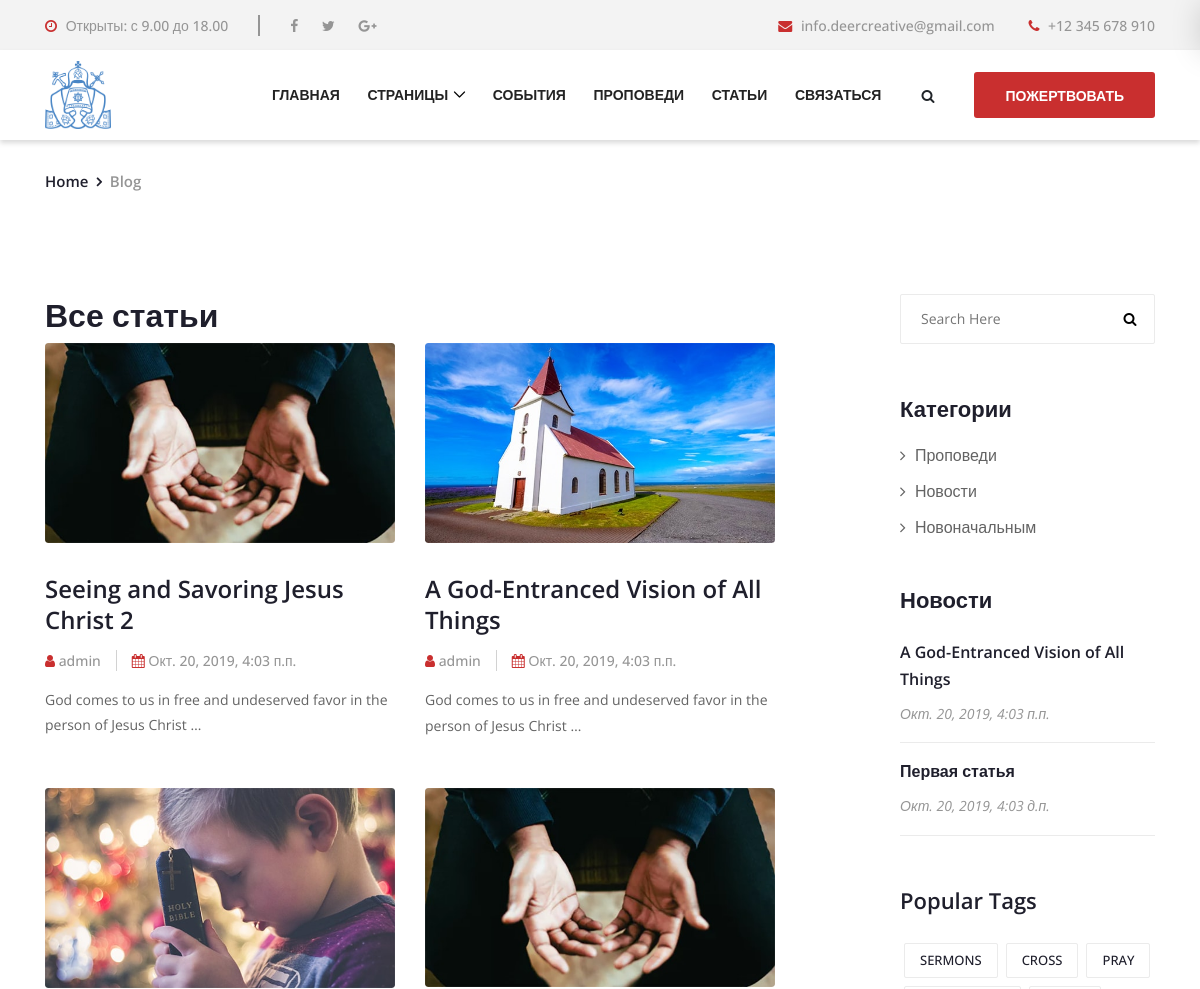
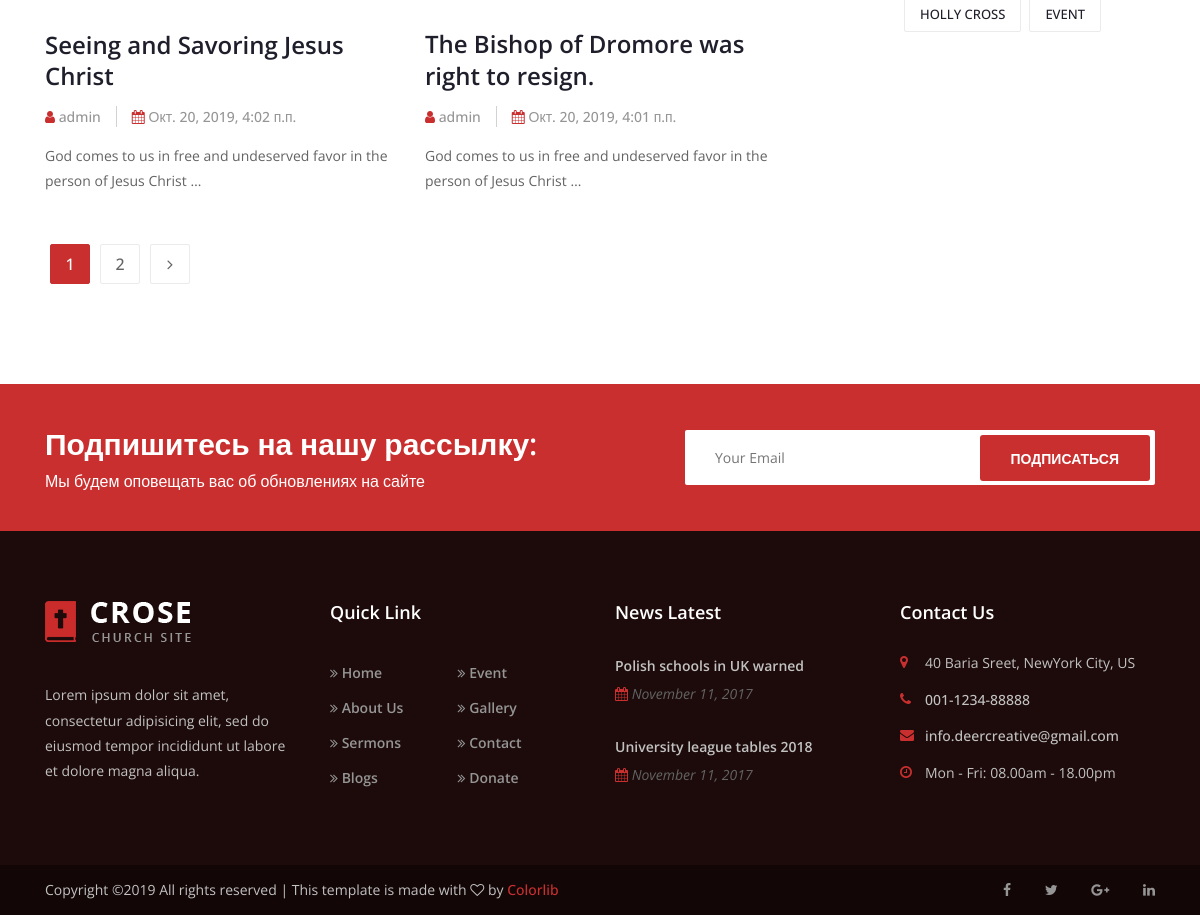
Screenshot of /blog/ with the database file from the repository (2 pictures, top to bottom).
### blog/models.py (models this page shows, shortened)
class Post(models.Model):
    STATUS_CHOICES = (
        ('draft', 'Черновик'),
        ('published', 'Опубликовано'),
    )
    title = models.CharField(max_length=455, db_index=True)
    slug = models.SlugField(max_length=455, unique_for_date='publish')
    img = models.ImageField(upload_to='post_images', null=True, blank=True)
    body = models.TextField(db_index=True)
    publish = models.DateTimeField(default=timezone.now)
    created = models.DateTimeField(auto_now_add=True)
    updated = models.DateTimeField(auto_now=True)
    status = models.CharField(max_length=20, choices=STATUS_CHOICES, default='draft')
    author = models.ForeignKey(User, on_delete=models.PROTECT, related_name='blog_posts')
    tag = TaggableManager(blank=True)
    category = models.ForeignKey(Category, on_delete=models.PROTECT, related_name='posts', blank=True, null=True)
    objects = models.Manager()
    published = PublishedManager()
    class Meta:
        ordering = ('-publish',)
    def get_absolute_url(self):
        return reverse('blog:post_detail', args=[self.publish.year,
                                                 self.publish.month, self.publish.day, self.slug])

class Category(models.Model):
    title = models.CharField(max_length=255, unique=True)
    slug = models.SlugField(max_length=255, unique=True)
    description = models.TextField(null=True, blank=True)
    class Meta:
        ordering = ('-title',)

### blog/views.py (the view)
# urls.py: path('', views.PostListView.as_view(), name='post_list'),
class PostListView(ListView):
    model = Post
    template_name = 'blog/post_list.html'
    paginate_by = 4
    def get_context_data(self, **kwargs):
        context = super().get_context_data(**kwargs)
        categories = [cat for cat in Category.objects.all() if cat.posts.exists()]
        context['categories'] = categories
        news = Category.objects.get(slug='novosti').posts.all()[:3]
        context['news'] = news
        return context

### templates/blog/post_list.html
{% extends 'layout/base.html' %}
{% load static %}
{% block content %}
<div class="breadcrumb-area">
    <div class="container">
        <div class="row">
            <div class="col-12">
                <nav aria-label="breadcrumb">
                    <ol class="breadcrumb">
                        <li class="breadcrumb-item"><a href="#">Home</a></li>
                        <li class="breadcrumb-item active" aria-current="page">Blog</li>
                    </ol>
                </nav>
            </div>
        </div>
    </div>
</div>
<div class="blog-area section-padding-100">
    <div class="container">
        <div class="row justify-content-between">
            <div class="col-12 col-lg-8">
                <h2>Все статьи</h2>
                <div class="row">
                    {% for post in post_list %}
                        <div class="col-12 col-md-6">
                            <div class="single-blog-post mb-50">
                                <div class="post-thumbnail">
                                    <a href="{{ post.get_absolute_url }}"><img src="{{ post.img.url }}" alt=""></a>
                                </div>
                                <div class="post-content">
                                    <a href="{{ post.get_absolute_url }}" class="post-title">
                                        <h4>{{ post.title }}</h4>
                                    </a>
                                    <div class="post-meta d-flex">
                                        <a href="#"><i class="fa fa-user" aria-hidden="true"></i> {{ post.author }}</a>
                                        <a href="#"><i class="fa fa-calendar" aria-hidden="true"></i> {{ post.publish }}</a>
                                    </div>
                                    <p class="post-excerpt">{{ post.body|truncatewords:15|linebreaks }}</p>
                                </div>
                            </div>
                        </div>
                    {% endfor %}
                </div>
                {% include 'layout/pagination.html' %}
            </div>
            {% include 'blog/blog_sidebar.html' %}
        </div>
    </div>
</div>
{% endblock %}

### templates/layout/base.html (shortened to what this page needs)
{% load static %}
<!DOCTYPE html>
<html lang="en">
<head>
    <link rel="stylesheet" href="{% static 'style.css' %}">
</head>
<body>
    {% include 'layout/header.html' %}
    {% block content %}
    {% endblock %}
    {% include 'layout/footer.html' %}
</body>
</html>

### templates/layout/header.html (shortened to what this page needs)
    <header class="header-area">
        <div class="top-header">
            <div class="container">
                <div class="row">
                    <div class="col-12">
                        <div class="top-header-content d-flex flex-wrap align-items-center justify-content-between">
                            <div class="top-header-meta d-flex flex-wrap">
                                <a href="#" class="open" data-toggle="tooltip" data-placement="bottom" title="10 Am to 6 PM"><i class="fa fa-clock-o" aria-hidden="true"></i> <span>Открыты: с 9.00 до 18.00</span></a>
                                <div class="top-social-info">
                                    <a href="#"><i class="fa fa-facebook" aria-hidden="true"></i></a>
                                    <a href="#"><i class="fa fa-twitter" aria-hidden="true"></i></a>
                                    <a href="#"><i class="fa fa-google-plus" aria-hidden="true"></i></a>
                                </div>
                            </div>
                            <div class="top-header-meta">
                                <a href="mailto:info.deercreative@gmail.com" class="email-address"><i class="fa fa-envelope" aria-hidden="true"></i> <span>info.deercreative@gmail.com</span></a>
                                <a href="#" class="phone"><i class="fa fa-phone" aria-hidden="true"></i> <span>+12 345 678 910</span></a>
                            </div>
                        </div>
                    </div>
                </div>
            </div>
        </div>
        <div class="crose-main-menu">
            <div class="classy-nav-container breakpoint-off">
                <div class="container">
                    <nav class="classy-navbar justify-content-between" id="croseNav">
                        <a href="index.html" class="nav-brand header-logo"><img src="/static/img/core-img/emblem.png" alt=""></a>
                        <div class="classy-menu">
                            <div class="classynav">
                                <ul>
                                    <li><a href="{% url 'home' %}">Главная</a></li>
                                    <li><a href="#">Страницы</a>
                                    </li>
                                    <li><a href="events.html">События</a></li>
                                    <li><a href="sermons.html">Проповеди</a></li>
                                    <li><a href="blog.html">Статьи</a></li>
                                    <li><a href="contact.html">Связаться</a></li>
                                </ul>
                                <div id="header-search"><i class="fa fa-search" aria-hidden="true"></i></div>
                                <a href="#" class="btn crose-btn header-btn">Пожертвовать</a>
                            </div>
                        </div>
                    </nav>
                </div>
            </div>
        </div>
    </header>

### templates/layout/pagination.html (shortened to what this page needs)
{% if is_paginated %}
<div class="pagination-area">
    <nav aria-label="Page navigation example">
        <ul class="pagination">
            {% for i in paginator.page_range %}
                {% if forloop.counter|add:4 > page_obj.number and forloop.counter < page_obj.number|add:4 %}
                    {% if page_obj.number == i %}
                        <li class="page-item active"><a class="page-link" href="#">{{ i }}</a></li>
                    {% else %}
                        <li class="page-item"><a class="page-link" href="?page={{ i }}">{{ i }}</a></li>
                    {% endif %}
                {% endif %}
            {% endfor %}
            {% if page_obj.has_next %}
                <li class="page-item"><a class="page-link" href="?page={{ page_obj.next_page_number }}"><i class="fa fa-angle-right"></i></a></li>
            {% endif %}
        </ul>
    </nav>
</div>
{% endif %}

### templates/blog/blog_sidebar.html
<div class="col-12 col-lg-3">
    <div class="post-sidebar-area">
        <div class="single-widget-area">
            <div class="search-form">
                <form action="#" method="get">
                    <input type="search" name="search" placeholder="Search Here">
                    <button type="submit"><i class="fa fa-search" aria-hidden="true"></i></button>
                </form>
            </div>
        </div>
        <div class="single-widget-area">
            <div class="widget-title">
                <h6>Категории</h6>
            </div>
            <ol class="crose-catagories">
                {% for category in categories %}
                    <li><a href="{% url 'blog:category' category.slug %}"><i class="fa fa-angle-right" aria-hidden="true"></i> {{ category.title }}</a></li>
                {% endfor %}
            </ol>
        </div>
        <div class="single-widget-area">
            <div class="widget-title">
                <h6>Новости</h6>
            </div>
            {% for new in news %}
            <div class="single-latest-post">
                <a href="#" class="post-title">
                    <h6>{{ new.title }}</h6>
                </a>
                <p class="post-date">{{ new.publish }}</p>
            </div>
            {% endfor %}
        </div>
        <div class="single-widget-area">
            <div class="widget-title">
                <h6>popular tags</h6>
            </div>
            <ol class="popular-tags d-flex flex-wrap">
                <li><a href="#">Sermons</a></li>
                <li><a href="#">Cross</a></li>
                <li><a href="#">Pray</a></li>
                <li><a href="#">Holly Cross</a></li>
                <li><a href="#">Event</a></li>
            </ol>
        </div>
    </div>
</div>

### templates/layout/footer.html
<section class="subscribe-area">
    <div class="container">
        <div class="row align-items-center">
            <div class="col-12 col-lg-6">
                <div class="subscribe-text">
                    <h3>Подпишитесь на нашу рассылку: </h3>
                    <h6>Мы будем оповещать вас об обновлениях на сайте</h6>
                </div>
            </div>
            <div class="col-12 col-lg-6">
                <div class="subscribe-form text-right">
                    <form action="#">
                        <input type="email" name="subscribe-email" id="subscribeEmail" placeholder="Your Email">
                        <button type="submit" class="btn crose-btn">подписаться</button>
                    </form>
                </div>
            </div>
        </div>
    </div>
</section>
<footer class="footer-area">
    <div class="main-footer-area">
        <div class="container">
            <div class="row">
                <div class="col-12 col-sm-6 col-lg-3">
                    <div class="single-footer-widget mb-70">
                        <a href="#" class="footer-logo"><img src="/static/img/core-img/logo2.png" alt=""></a>
                        <p>Lorem ipsum dolor sit amet, consectetur adipisicing elit, sed do eiusmod tempor incididunt ut labore et dolore magna aliqua.</p>
                    </div>
                </div>
                <div class="col-12 col-sm-6 col-lg-3">
                    <div class="single-footer-widget mb-70">
                        <h5 class="widget-title">Quick Link</h5>
                        <nav class="footer-menu">
                            <ul>
                                <li><a href="#"><i class="fa fa-angle-double-right" aria-hidden="true"></i> Home</a></li>
                                <li><a href="#"><i class="fa fa-angle-double-right" aria-hidden="true"></i> Event</a></li>
                                <li><a href="#"><i class="fa fa-angle-double-right" aria-hidden="true"></i> About Us</a></li>
                                <li><a href="#"><i class="fa fa-angle-double-right" aria-hidden="true"></i> Gallery</a></li>
                                <li><a href="#"><i class="fa fa-angle-double-right" aria-hidden="true"></i> Sermons</a></li>
                                <li><a href="#"><i class="fa fa-angle-double-right" aria-hidden="true"></i> Contact</a></li>
                                <li><a href="#"><i class="fa fa-angle-double-right" aria-hidden="true"></i> Blogs</a></li>
                                <li><a href="#"><i class="fa fa-angle-double-right" aria-hidden="true"></i> Donate</a></li>
                            </ul>
                        </nav>
                    </div>
                </div>
                <div class="col-12 col-sm-6 col-lg-3">
                    <div class="single-footer-widget mb-70">
                        <h5 class="widget-title">News Latest</h5>
                        <div class="single-latest-news">
                            <a href="#">Polish schools in UK warned</a>
                            <p><i class="fa fa-calendar" aria-hidden="true"></i> November 11, 2017</p>
                        </div>
                        <div class="single-latest-news">
                            <a href="#">University league tables 2018</a>
                            <p><i class="fa fa-calendar" aria-hidden="true"></i> November 11, 2017</p>
                        </div>
                    </div>
                </div>
                <div class="col-12 col-sm-6 col-lg-3">
                    <div class="single-footer-widget mb-70">
                        <h5 class="widget-title">Contact Us</h5>
                        <div class="contact-information">
                            <p><i class="fa fa-map-marker" aria-hidden="true"></i> 40 Baria Sreet, NewYork City, US</p>
                            <a href="callto:001-1234-88888"><i class="fa fa-phone" aria-hidden="true"></i> 001-1234-88888</a>
                            <a href="mailto:info.deercreative@gmail.com"><i class="fa fa-envelope" aria-hidden="true"></i> info.deercreative@gmail.com</a>
                            <p><i class="fa fa-clock-o" aria-hidden="true"></i> Mon - Fri: 08.00am - 18.00pm</p>
                        </div>
                    </div>
                </div>
            </div>
        </div>
    </div>
    <div class="copywrite-area">
        <div class="container h-100">
            <div class="row h-100 align-items-center flex-wrap">
                <div class="col-12 col-md-6">
                    <div class="copywrite-text">
                        <p>
Copyright &copy;<script>document.write(new Date().getFullYear());</script> All rights reserved | This template is made with <i class="fa fa-heart-o" aria-hidden="true"></i> by <a href="https://colorlib.com" target="_blank">Colorlib</a>
</p>
                    </div>
                </div>
                <div class="col-12 col-md-6">
                    <div class="footer-social-icon">
                        <a href="#"><i class="fa fa-facebook" aria-hidden="true"></i></a>
                        <a href="#"><i class="fa fa-twitter" aria-hidden="true"></i></a>
                        <a href="#"><i class="fa fa-google-plus" aria-hidden="true"></i></a>
                        <a href="#"><i class="fa fa-linkedin" aria-hidden="true"></i></a>
                    </div>
                </div>
            </div>
        </div>
    </div>
</footer>

### rows the page displays
Post: img (picture), title "Seeing and Savoring Jesus Christ 2", author "admin", publish "Окт. 20, 2019, 4:03 п.п.", body "God comes to us in free and undeserved favor in the person of Jesus Christ …"
Post: img (picture), title "A God-Entranced Vision of All Things", author "admin", publish "Окт. 20, 2019, 4:03 п.п.", body "God comes to us in free and undeserved favor in the person of Jesus Christ …"
Post: img (picture), title "Seeing and Savoring Jesus Christ", author "admin", publish "Окт. 20, 2019, 4:02 п.п.", body "God comes to us in free and undeserved favor in the person of Jesus Christ …"
Post: img (picture), title "The Bishop of Dromore was right to resign.", author "admin", publish "Окт. 20, 2019, 4:01 п.п.", body "God comes to us in free and undeserved favor in the person of Jesus Christ …"
Category: title "Проповеди"
Category: title "Новости"
Category: title "Новоначальным"
Post: title "Первая статья", publish "Окт. 20, 2019, 4:03 д.п."

### other values shown
{{ i }} "1"
{{ i }} "2"
